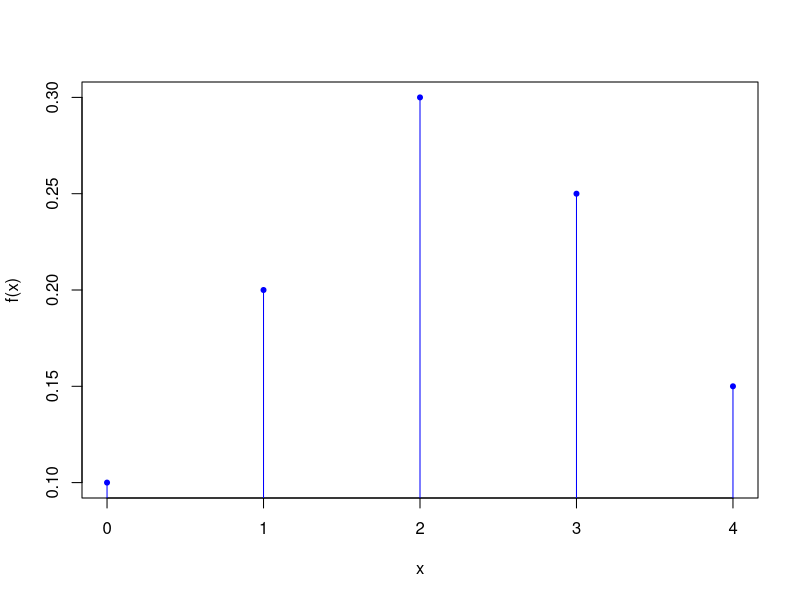
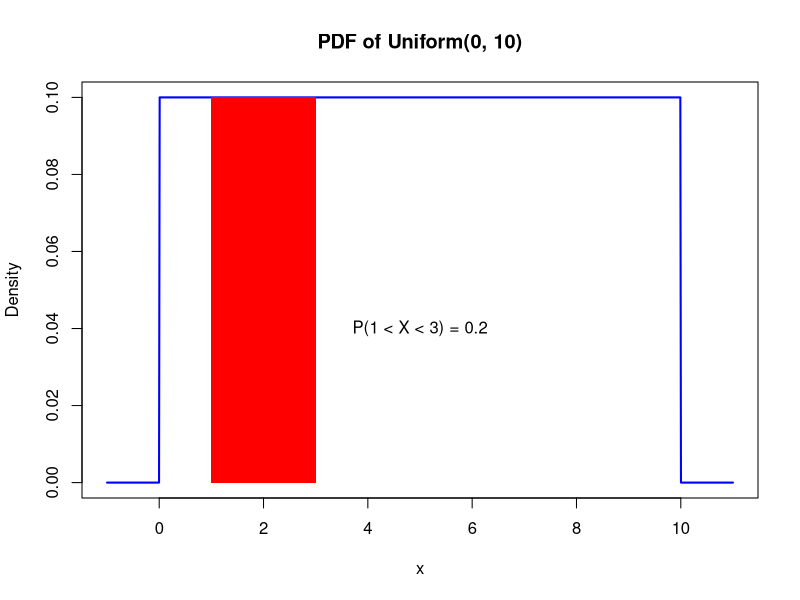
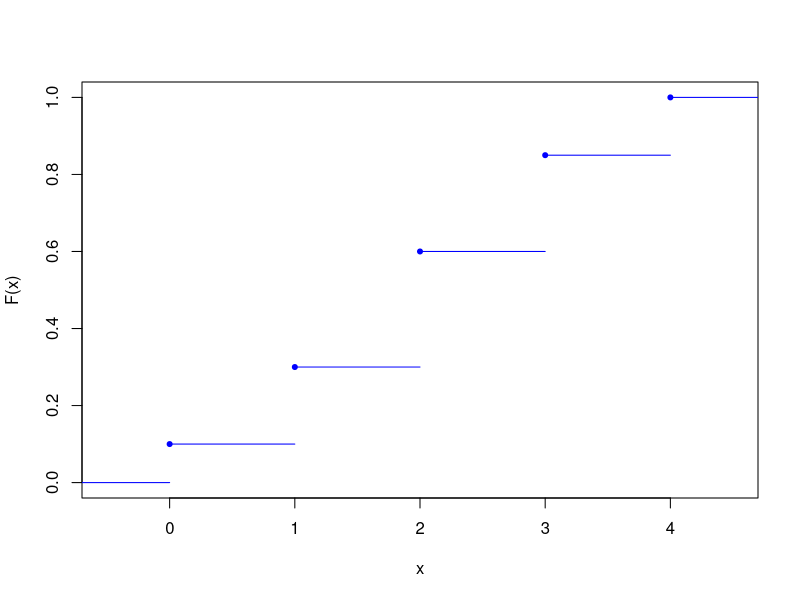
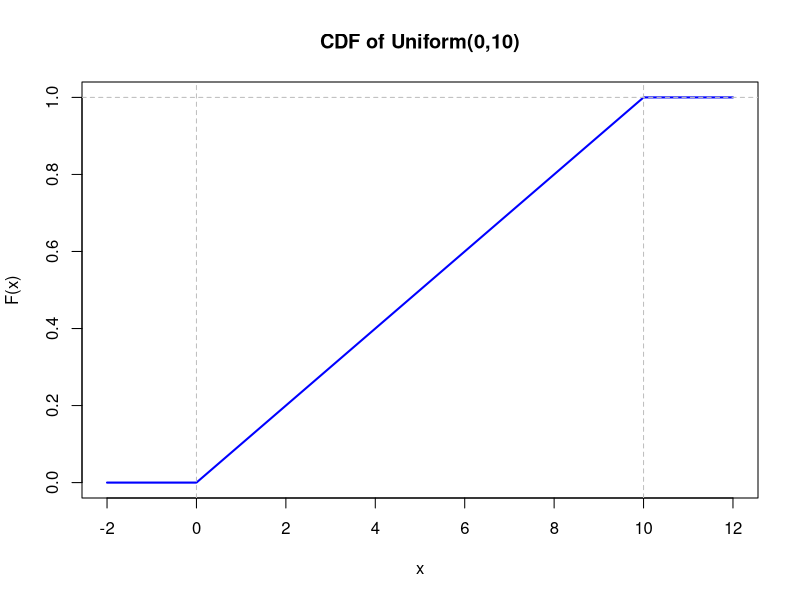
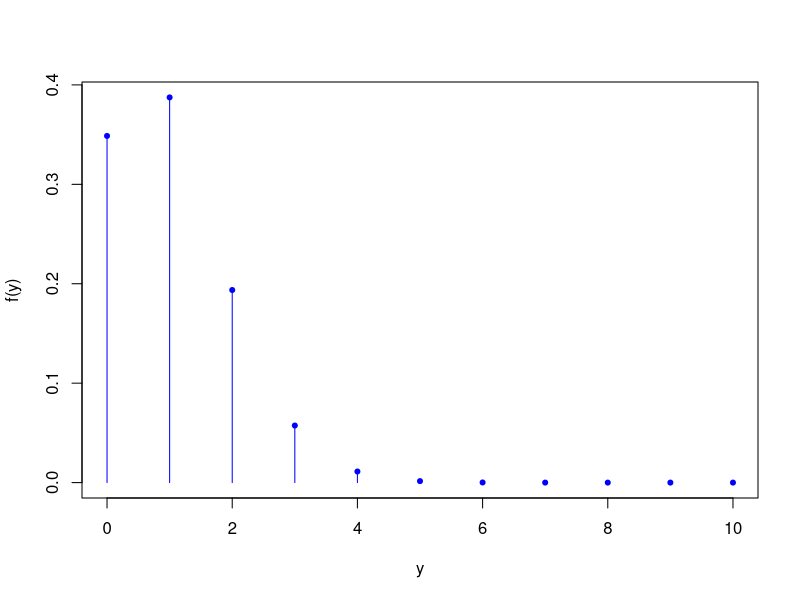
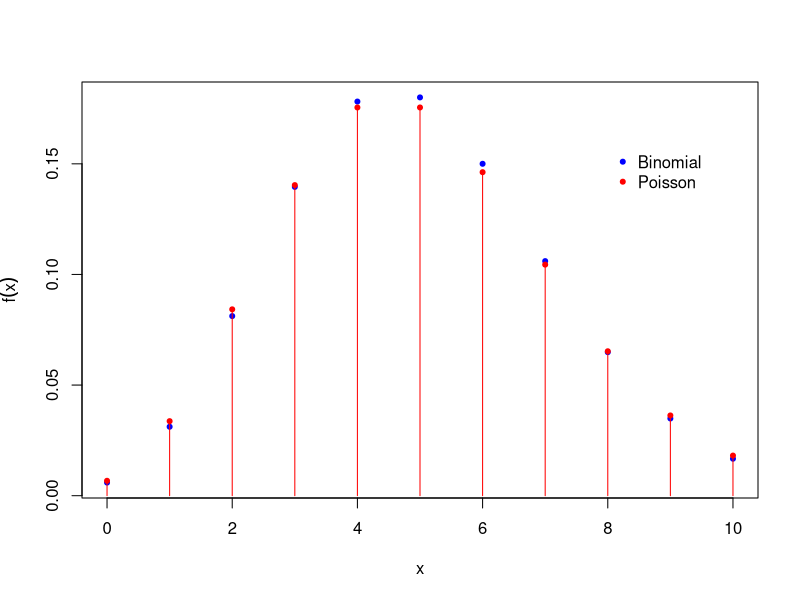
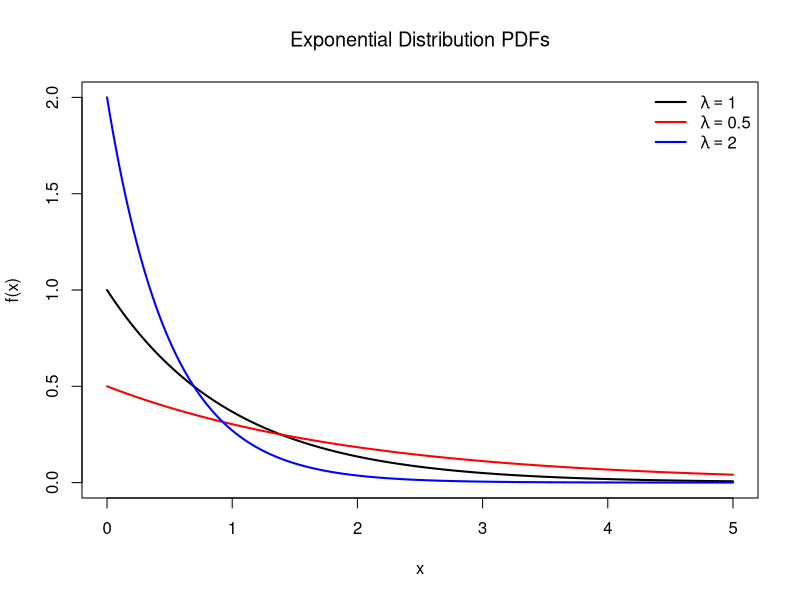
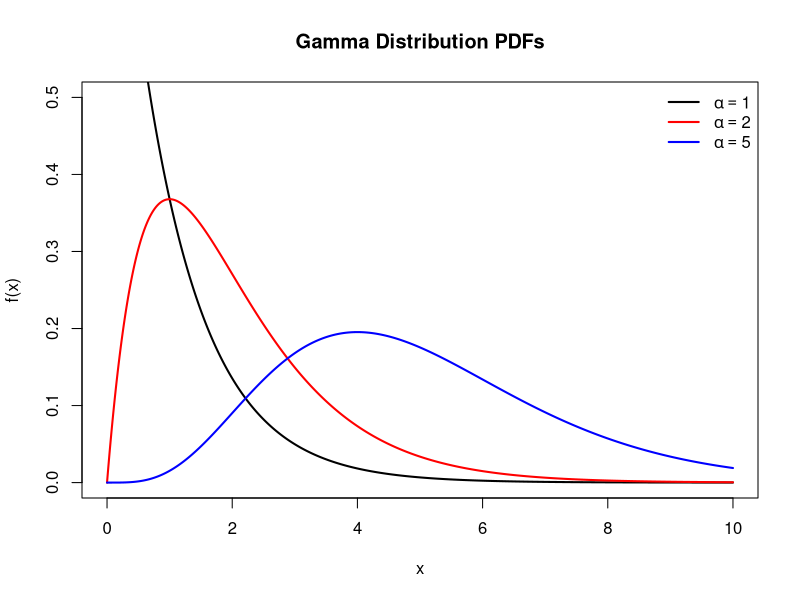

These charts were generated, in order, by the following R code:
## ---- chunk 1
require(ggplot2, quietly = TRUE)

x <- 0:4
f <- c(0.1, 0.2, 0.3, 0.25, 0.15)
dta <- data.frame("x" = x, "f" = f)

#ggplot(dta, aes(x = x, y = f)) + 
#  geom_segment(aes(xend = x, yend = 0), color = "blue") + 
#  geom_point(aes(x = x, y = f), color = "blue", size = 2) + 
#  labs(x = "x", y = "f(x)") 
plot(x, f, pch = 20, col = "blue", xlab = "x", ylab = "f(x)")
segments(x, rep(0, 5), x, f, col = "blue")
## ---- chunk 2
# Define the limits of the Uniform distribution
a <- 0
b <- 10

# Define the shading limits
x_start <- 1
x_end <- 3

# Define the uniform PDF function
uniform_pdf <- function(x, a, b) {
  ifelse(x >= a & x <= b, 1 / (b - a), 0)
}

# Create a sequence of x values for plotting
x <- seq(a - 1, b + 1, length.out = 1000)  # Includes points outside the range for visual clarity

# Compute the PDF values
y <- uniform_pdf(x, a, b)

# Plot the PDF
plot(x, y, type = "l", lwd = 2, col = "blue", 
     xlab = "x", ylab = "Density", 
     main = "PDF of Uniform(0, 10)")

# Shade the area under the curve between 1 and 3
x_shade <- seq(x_start, x_end, length.out = 500)
y_shade <- uniform_pdf(x_shade, a, b)
polygon(c(x_start, x_shade, x_end), c(0, y_shade, 0), col = "red", border = NA)

# Add text to indicate the probability
text(x = 5, y = 0.04, 
     labels = paste0("P(1 < X < 3) = ", round((x_end - x_start) / (b - a), 2)),
     col = "black")
## ---- chunk 3
x <- 0:4
cdf <- c(0.10, 0.30, 0.60, 0.85, 1)

plot(c(-0.5, 4.5), c(0, 1), xlab = "x", ylab = "F(x)", type = "n")
points(x, cdf, pch = 20, col = "blue")
segments(c(-1, x), c(0, cdf), c(x, 5), c(0, cdf), col = "blue")
## ---- chunk 4
# Define x values for plotting
x <- seq(-2, 12, length.out = 1000)

# Define the CDF function for Uniform(0,10)
uniform_cdf <- function(x, a, b) {
  ifelse(x < a, 0, ifelse(x > b, 1, (x - a) / (b - a)))
}

# Compute the CDF values
y <- uniform_cdf(x, 0, 10)

# Plot the CDF
plot(x, y, type = "l", lwd = 2, col = "blue",
     xlab = "x", ylab = "F(x)", 
     main = "CDF of Uniform(0,10)")

# Add reference lines
abline(v = 0, lty = 2, col = "gray")
abline(v = 10, lty = 2, col = "gray")
abline(h = 1, lty = 2, col = "gray")
## ---- chunk 5
punif(3, min = 0, max = 10)
## ---- chunk 6

y <- 0:10
n <- 10
p <- 0.10
pmf <- dbinom(y, n, p)

plot(y, pmf, pch = 20, col = "blue", xlab = "y", ylab = "f(y)")
segments(y, rep(0, 11), y, pmf, col = "blue")
## ---- chunk 7
dbinom(2, 10, 0.10)
1 - pbinom(1, 10, 0.10)
## ---- chunk 8
1 - pbinom(14, 20, 0.25)
## ---- chunk 9
pgeom(1499,.0001)
## ---- chunk 10
dhyper(5, 5, 10, 7)
phyper(1, 5, 10, 7)
## ---- chunk 11
dnbinom(7-3, 3, 0.10)
## ---- chunk 12
3 + rnbinom(5, 3, 0.10)
## ---- chunk 13
x <- 0:10
n <- 100
p <- 0.05
lambda <- n * p
bb <- dbinom(x, n, p)
pp <- dpois(x, lambda)

plot(x, bb, pch = 20, col = "blue", xlab = "x", ylab = expression(f(x)))
points(x, pp, pch = 20, col = "red")
segments(x, rep(0, 11), x, pp, col = "red")
legend(8, 0.16, legend = c("Binomial", "Poisson"), pch = rep(20, 2), col = c("blue", "red"), bty = "n")
## ---- chunk 14
# Define the range of x values
x <- seq(0, 5, length.out = 500)

# Define lambda values
lambda_1 <- 1
lambda_2 <- 0.5
lambda_3 <- 2

# Compute the pdf values for each lambda
pdf_1 <- dexp(x, rate = lambda_1)
pdf_2 <- dexp(x, rate = lambda_2)
pdf_3 <- dexp(x, rate = lambda_3)

# Plot the first pdf with axis labels and title
plot(x, pdf_1, type = "l", lwd = 2, col = "black",
     xlab = "x", ylab = "f(x)", 
     main = expression("Exponential Distribution PDFs"),
     ylim = c(0, max(pdf_3))) 

# Add the other two pdfs
lines(x, pdf_2, col = "red", lwd = 2)
lines(x, pdf_3, col = "blue", lwd = 2)

# Add a legend
legend("topright", legend = c(expression(lambda == 1), 
                              expression(lambda == 0.5), 
                              expression(lambda == 2)), 
       col = c("black", "red", "blue"), lwd = 2, bty = "n")
## ---- chunk 15
pexp(10/60, rate = 5)
## ---- chunk 16
pexp(5/60, rate = 12)
## ---- chunk 17
1 - pexp(15/60, rate = 12)
## ---- chunk 18
dpois(0, lambda = 3)
## ---- chunk 19

# Define x range
x <- seq(0, 10, length.out = 1000)

# Define parameter values for Gamma distributions
alpha_vals <- c(1, 2, 5)
lambda_vals <- c(1, 1, 1)  # Keeping lambda = 1 for simplicity

# Define colors
colors <- c("black", "red", "blue")

# Plot the Gamma PDFs
plot(x, dgamma(x, shape = alpha_vals[1], rate = lambda_vals[1]), type = "l", 
     lwd = 2, col = colors[1], ylim = c(0, 0.5), 
     xlab = "x", ylab = "f(x)", main = "Gamma Distribution PDFs")

# Add additional Gamma PDFs
for (i in 2:length(alpha_vals)) {
  lines(x, dgamma(x, shape = alpha_vals[i], rate = lambda_vals[i]), 
        lwd = 2, col = colors[i])
}

# Add legend
legend("topright", legend = c(expression(alpha == 1), 
                              expression(alpha == 2), 
                              expression(alpha == 5)), 
       col = colors, lwd = 2, bty = "n")
## ---- chunk 20
pgamma(7, shape = 3, rate = 0.5) - pgamma(4, shape = 3, rate = 0.5)
## ---- chunk 21
# Define x values
x <- seq(0, 15, length.out = 1000)

# Define degrees of freedom
df_vals <- c(2, 5, 10)
colors <- c("red", "blue", "black")

# Create an empty plot
plot(x, dchisq(x, df=df_vals[1]), type="l", lwd=2, col=colors[1],
     xlab="x", ylab="f(x)", main="Chi-Squared Distribution PDFs")

# Add lines for each df value
for (i in 2:length(df_vals)) {
  lines(x, dchisq(x, df=df_vals[i]), col=colors[i], lwd=2)
}

# Add a legend
legend("topright", legend = c(expression(nu == 2), 
                              expression(nu == 5), 
                              expression(nu == 10)), col=colors, lwd=2, bty="n")
## ---- chunk 22
1 - pchisq(15, df = 8)
